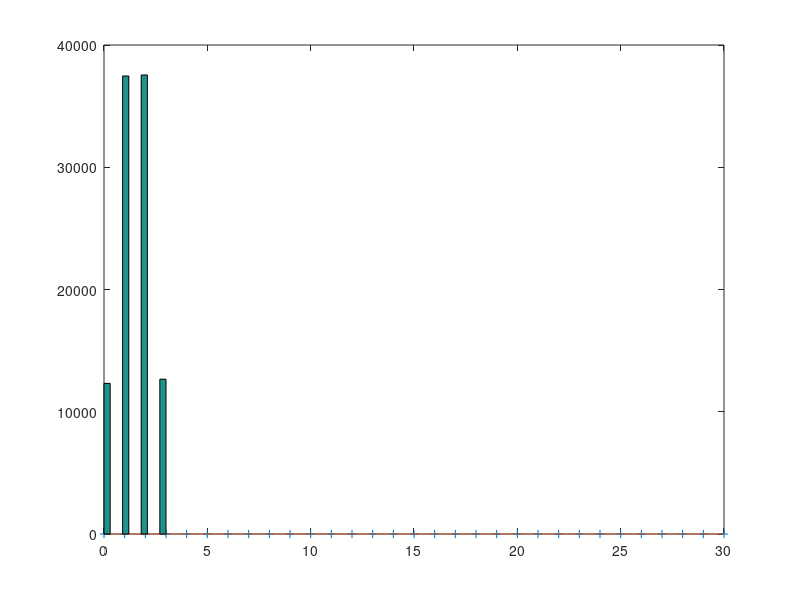

Here is the MATLAB script that generated this plot:
%comm

n=30;
p=0.5;
%n=input('Nr of trials=');
%p=input('Prob of success=');
x=0:n;
p1=binopdf(0,3,0.5);
fprintf('%1.4f\n',p1)
y=binopdf(x,n,p);
plot(x,y,'+');


hold on


xx = 0:0.01:n;
yy=binocdf(xx,n,p);
plot(xx,yy);

p2=binocdf(2,3,0.5);
fprintf('%1.4f\n',p2);

p3=binocdf(1,3,0.5);
fprintf('%1.4f\n',p3);

p4=1-binopdf(0,3,0.5);
fprintf('%1.4f\n',p4);

p5=1-binocdf(1,3,0.5);
fprintf('%1.4f\n',p5);

rand()<0.5;

C=rand(3,100000);

D = C<0.5;
E = sum(D);
hist(E)

